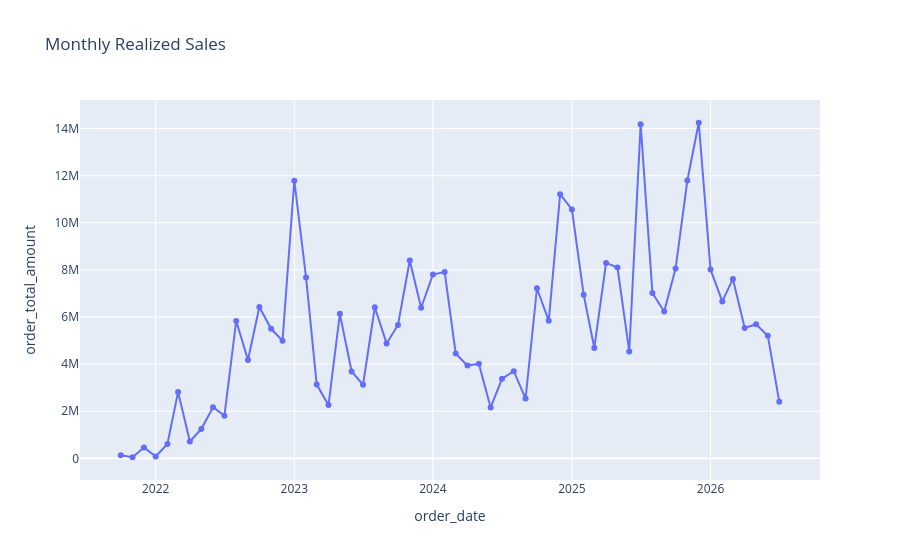

The code cell stored with this chart in its notebook:
### Code cell
sales = (
    valid_sales.assign(
        order_month=valid_sales["order_date"].dt.to_period("M")
    )
    .groupby("order_month", as_index=False)["order_total_amount"]
    .sum()
    .rename(columns={"order_month": "order_date"})
)
sales["order_date"] = sales["order_date"].dt.to_timestamp()
fig = px.line(
    sales,
    x="order_date",
    y="order_total_amount",
    markers='markers',
    title="Monthly Realized Sales"
)

fig.show()
